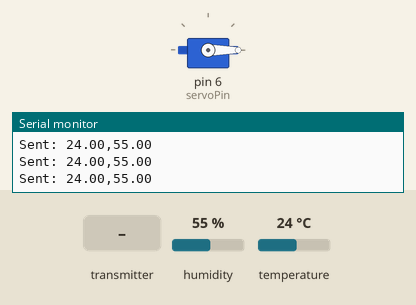
Recording of a sketch running on a simulated Arduino Uno, built with avr-gcc and run on an emulated ATmega328P. Parts: servo, the last lines printed to the serial monitor. The test bench sets the inputs (shaded band); at power-on: humidity 55 %, temperature 24 °C. No radio packets arrive unless stated.

Above: at 2.8 s.
2.9 s: the transmitter starts sending receivedCommand = 1
At 3.8 s:
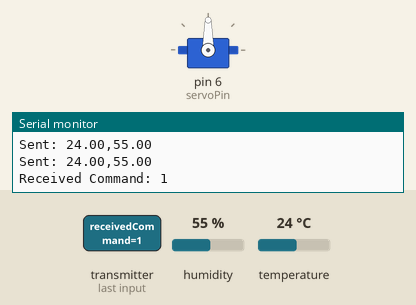
8.9 s: the transmitter starts sending receivedCommand = 0
At 9.6 s:
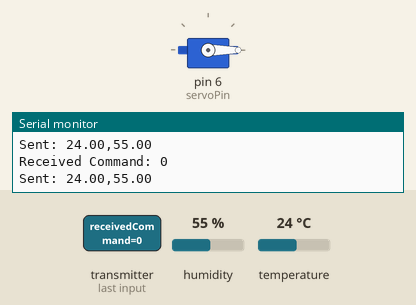
Timing chart, 0 to 11.9 s (numbered marks = the images above; inputs shaded):
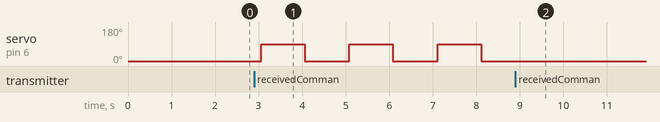

Measured:
- after the input at 2.9 s, servo on pin 6 (servoPin): alternates 90° for 1.0 s and 0° for 1.0 s, starting after 0.16 s
- after the input at 8.9 s, servo on pin 6 (servoPin): stops changing and stays 0°

The sketch:

transmission.ino
```cpp
#include <SPI.h>
#include <nRF24L01.h>
#include <RF24.h>
#include <DHT.h>
#include <Servo.h>

#define DHTPIN 4
#define DHTTYPE DHT11

DHT dht(DHTPIN, DHTTYPE);
RF24 radio(9, 10); // CE, CSN
const byte address[6] = "00001";

Servo myServo;
int servoPin = 6;
float temperature, humidity;
char receivedCommand;

void setup() {
    Serial.begin(115200);
    dht.begin();
    myServo.attach(servoPin);
    myServo.write(0); // Start position

    radio.begin();
    radio.openWritingPipe(address);
    radio.openReadingPipe(1, address);
    radio.setPALevel(RF24_PA_MIN);
}

void loop() {
    // Read DHT11 data
    humidity = dht.readHumidity();
    temperature = dht.readTemperature();

    if (!isnan(humidity) && !isnan(temperature)) {
        String data = String(temperature) + "," + String(humidity);
        radio.stopListening(); // Switch to transmit mode
        radio.write(data.c_str(), data.length() + 1);
        Serial.println("Sent: " + data);
    }

    delay(1000); // Wait before reading again

    // Check for servo control command
    radio.startListening();
    if (radio.available()) {
        radio.read(&receivedCommand, sizeof(receivedCommand));
        Serial.print("Received Command: ");
        Serial.println(receivedCommand);

        if (receivedCommand == '1') {
            myServo.write(90); // Move Servo to 90°
            delay(1000);
            myServo.write(0); // Reset
        }
    }
}
```
